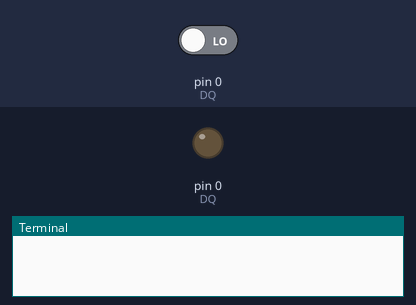
This program was run on a simulated Raspberry Pi (wiringPi pin numbers). Shown: output pins drawn as LEDs (lit = HIGH), the last lines printed to the terminal. Inputs (shaded band) come from the test bench; at power-on: pin 0 (DQ) LOW. Pin numbers are wiringPi numbers. At 1.3 s the program stops and its outputs stay as they are.

Above: at 1.2 s.
1.3 s: pin 0 (DQ) driven HIGH
At 2.4 s:
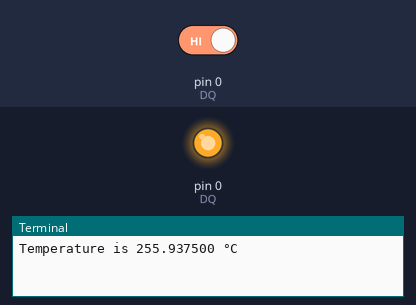
Timing chart, 0 to 2.8 s (numbered marks = the images above; inputs shaded):
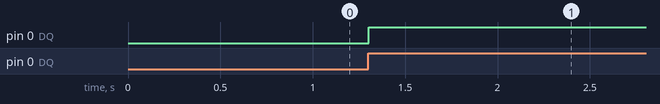

Measured:
- after the input at 1.3 s, pin 0 (DQ): LOW → HIGH at once

The program:

ds18b20.py
```python
#!/usr/bin/python

import wiringpi2 as GPIO

DQ = 0
IN = 0
OUT = 1
H = 1
L = 0
PULL_DN = 1
PULL_UP = 2

def initGPIO():
    GPIO.wiringPiSetup()
    GPIO.pullUpDnControl(DQ, PULL_UP)

def init18b20():
    GPIO.pinMode(DQ, OUT)
    GPIO.digitalWrite(DQ, H)
    GPIO.digitalWrite(DQ, L)
    GPIO.delayMicroseconds(480) # 480-960(us)
    GPIO.pinMode(DQ, IN)
    GPIO.delayMicroseconds(30) # 15-60(us)
    while True:
        if GPIO.digitalRead(DQ) == H:
            break;
    GPIO.delayMicroseconds(150) # 60-240(us)
    GPIO.digitalWrite(DQ, H)

def writeByte(data):
    GPIO.pinMode(DQ, OUT)
    for i in range(8):
        GPIO.digitalWrite(DQ, L)
        if data & (1 << i):
            GPIO.digitalWrite(DQ, H)
        else:
            GPIO.digitalWrite(DQ, L)
        GPIO.delayMicroseconds(30)

def readByte():
    data = 0;
    for i in range(8):
        GPIO.pinMode(DQ, OUT)
        GPIO.digitalWrite(DQ, L)
        GPIO.digitalWrite(DQ, H)
        GPIO.pinMode(DQ, IN)
        GPIO.delayMicroseconds(15)
        if GPIO.digitalRead(DQ) == H:
            data |= (1 << i);
        else:
            data &= ~(1 << i);
        GPIO.delayMicroseconds(30)
    return data

def getTemp():
    initGPIO()
    init18b20()
    writeByte(0xcc) # skip ROM
    writeByte(0x44) # convert temperature
    init18b20()
    writeByte(0xcc) # skip ROM
    writeByte(0xbe) # read scrachpad
    tempL = readByte()
    tempH = readByte()
    temp = ((tempH << 4) & 0xF0) + (tempL >> 4) + (tempL & 0x0F) / 16
    return temp

def main():
    temp = getTemp();
    print("Temperature is %f °C" % temp)

if __name__ == "__main__":
    main()
```
